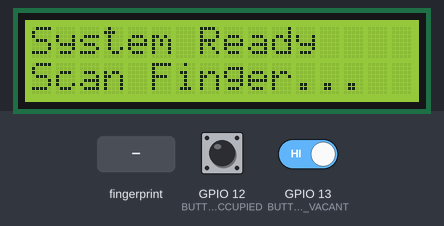
Recording of a sketch running on a simulated ESP32. Parts: 16×2 character LCD. The test bench sets the inputs (shaded band); at power-on: GPIO 12 (BUTTON_OCCUPIED) HIGH, GPIO 13 (BUTTON_VACANT) HIGH. WiFi joins after 1.5 s; servers stay silent unless stated; uploads are accepted with an empty reply; what the sketch prints to the serial monitor is not drawn.

Above: at 10.0 s.
10.1 s: finger stored as number 1 placed on the sensor
At 11.4 s:
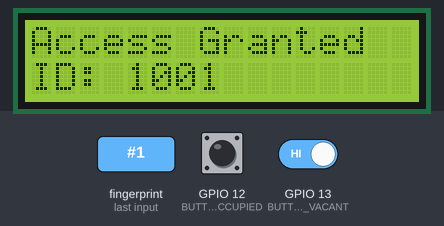
13.1 s: GPIO 12 (BUTTON_OCCUPIED) pulled LOW for 0.15 s
At 14.9 s:
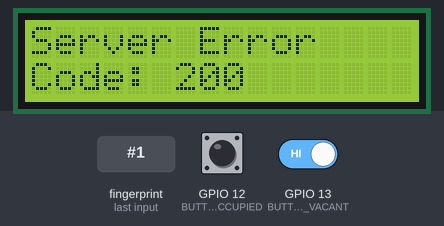
16.2 s: GPIO 12 (BUTTON_OCCUPIED) driven LOW and GPIO 13 (BUTTON_VACANT) driven LOW
At 18.2 s:
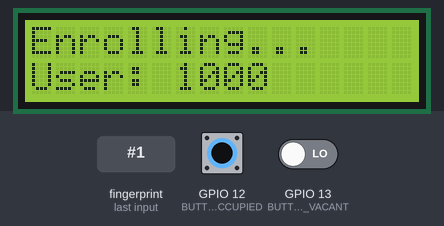
19.2 s: finger stored as number 1 placed on the sensor
At 21.5 s:
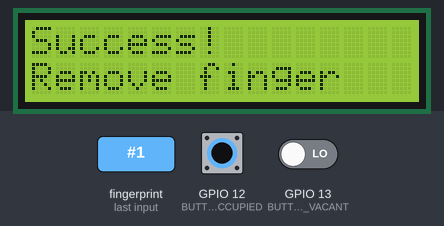
24.3 s: finger stored as number 1 placed on the sensor
At 25.7 s:
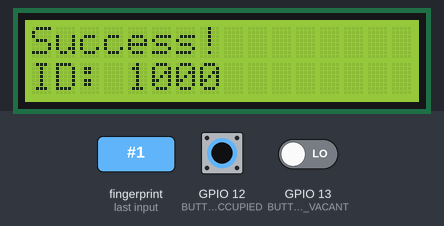
26.0 s: GPIO 12 (BUTTON_OCCUPIED) driven HIGH
Timing chart, 0 to 29.0 s (numbered marks = the images above; inputs shaded):
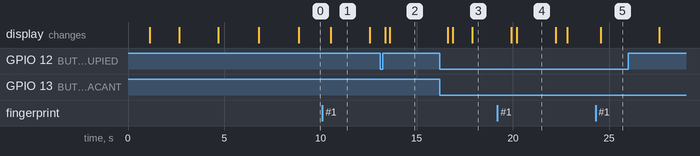

The sketch:

hardware.ino
```cpp
#include <Wire.h>
#include <LiquidCrystal_I2C.h>
#include <Adafruit_Fingerprint.h>
#include <WiFi.h>
#include <HTTPClient.h>
#include <HardwareSerial.h>
#include <ArduinoJson.h>

// ==================== CONFIGURATION ====================
const char* ssid = "Ganesha";
const char* password = "krishna4";
const char* serverUrl = "https://veriloc-api.onrender.com/api/rooms/update";

// Pin Definitions
#define BUTTON_VACANT 13
#define BUTTON_OCCUPIED 12
#define RX_PIN 16
#define TX_PIN 17

// Room Configuration
const String ROOM_NUMBER = "400";

// ==================== HARDWARE SETUP ====================
LiquidCrystal_I2C lcd(0x27, 16, 2);
HardwareSerial mySerial(2);
Adafruit_Fingerprint finger = Adafruit_Fingerprint(&mySerial);

// ==================== ID MAPPING ====================
struct IDMapping {
  uint8_t sensorID;
  uint16_t userID;
};

IDMapping idMappings[127];
int mappingCount = 0;

// ==================== STATE VARIABLES ====================
enum SystemState {
  STATE_IDLE,
  STATE_AUTHENTICATING,
  STATE_AUTHENTICATED,
  STATE_ENROLLING,
  STATE_UPDATING
};

SystemState currentState = STATE_IDLE;
bool isAuthenticated = false;
int authenticatedUserID = 1004;
bool isRoomOccupied = false;
unsigned long lastButtonPress = 0;
const unsigned long DEBOUNCE_DELAY = 300;
const unsigned long AUTH_TIMEOUT = 30000; // 30 seconds
unsigned long authStartTime = 0;

// ==================== SETUP ====================
void setup() {
  Serial.begin(115200);
  Serial.println("\n╔════════════════════════════════════╗");
  Serial.println("║  ROOM MANAGEMENT SYSTEM v2.0       ║");
  Serial.println("╚════════════════════════════════════╝\n");

  // Initialize LCD
  Wire.begin();
  lcd.init();
  lcd.backlight();
  displayMessage("System", "Starting...");
  delay(1000);

  // Initialize Buttons
  pinMode(BUTTON_VACANT, INPUT_PULLUP);
  pinMode(BUTTON_OCCUPIED, INPUT_PULLUP);
  Serial.println("✓ Buttons initialized");

  // Connect to WiFi
  connectWiFi();

  // Initialize Fingerprint Sensor
  initFingerprintSensor();

  // Load ID mappings
  loadIDMappings();

  // System Ready
  Serial.println("\n╔════════════════════════════════════╗");
  Serial.println("║  SYSTEM READY                      ║");
  Serial.println("╚════════════════════════════════════╝");
  displayMessage("System Ready", "Scan Finger...");
  currentState = STATE_IDLE;
}

// ==================== MAIN LOOP ====================
void loop() {
  // Check WiFi connection periodically
  if (WiFi.status() != WL_CONNECTED) {
    reconnectWiFi();
  }

  // State machine
  switch (currentState) {
    case STATE_IDLE:
      handleIdleState();
      break;

    case STATE_AUTHENTICATING:
      handleAuthenticationState();
      break;

    case STATE_AUTHENTICATED:
      handleAuthenticatedState();
      break;

    case STATE_ENROLLING:
      handleEnrollmentState();
      break;

    case STATE_UPDATING:
      // Handled in updateRoomStatus function
      break;
  }

  delay(100);
}

// ==================== ID MAPPING FUNCTIONS ====================
void loadIDMappings() {
  Serial.println("📋 Loading ID mappings...");
  mappingCount = 0;

  for (int sensorID = 1; sensorID <= 127; sensorID++) {
    uint8_t result = finger.loadModel(sensorID);
    if (result == FINGERPRINT_OK) {
      idMappings[mappingCount].sensorID = sensorID;
      idMappings[mappingCount].userID = 1000 + sensorID;

      Serial.print("   Sensor ID ");
      Serial.print(sensorID);
      Serial.print(" → User ID ");
      Serial.println(idMappings[mappingCount].userID);

      mappingCount++;
    }
  }

  Serial.print("✓ Loaded ");
  Serial.print(mappingCount);
  Serial.println(" ID mappings");
}

int getUserIDFromSensor(uint8_t sensorID) {
  for (int i = 0; i < mappingCount; i++) {
    if (idMappings[i].sensorID == sensorID) {
      return idMappings[i].userID;
    }
  }
  return -1;
}

uint8_t getSensorIDFromUser(int userID) {
  for (int i = 0; i < mappingCount; i++) {
    if (idMappings[i].userID == userID) {
      return idMappings[i].sensorID;
    }
  }
  return 0;
}

void addIDMapping(uint8_t sensorID, int userID) {
  if (mappingCount < 127) {
    idMappings[mappingCount].sensorID = sensorID;
    idMappings[mappingCount].userID = userID;
    mappingCount++;

    Serial.print("✓ Added mapping: Sensor ID ");
    Serial.print(sensorID);
    Serial.print(" → User ID ");
    Serial.println(userID);
  }
}

int generateNewUserID() {
  for (int userID = 1000; userID <= 9999; userID++) {
    bool exists = false;
    for (int i = 0; i < mappingCount; i++) {
      if (idMappings[i].userID == userID) {
        exists = true;
        break;
      }
    }
    if (!exists) {
      return userID;
    }
  }
  return -1;
}

// ==================== STATE HANDLERS ====================
void handleIdleState() {
  if (isBothButtonsPressed()) {
    currentState = STATE_ENROLLING;
    return;
  }

  int sensorID = checkFingerprint();

  if (sensorID >= 0) {
    int userID = getUserIDFromSensor(sensorID);

    if (userID > 0) {
      authenticatedUserID = userID;
      isAuthenticated = true;
      authStartTime = millis();
      currentState = STATE_AUTHENTICATED;

      lcd.clear();
      lcd.print("Access Granted");
      lcd.setCursor(0, 1);
      lcd.print("ID: ");
      lcd.print(userID);

      Serial.print("✅ Access Granted | User ID: ");
      Serial.print(userID);
      Serial.print(" (Sensor ID: ");
      Serial.print(sensorID);
      Serial.println(")");
      delay(2000);

      displayMessage("Select Action:", "Occup=12 Vac=13");
    } else {
      lcd.clear();
      lcd.print("Error!");
      lcd.setCursor(0, 1);
      lcd.print("ID Not Mapped");
      Serial.println("❌ Sensor ID found but no user mapping exists");
      delay(2000);
      displayMessage("System Ready", "Scan Finger...");
    }
  } else if (sensorID == -1) {
    lcd.clear();
    lcd.print("Access Denied");
    lcd.setCursor(0, 1);
    lcd.print("Unknown Finger");
    Serial.println("❌ Access Denied - Fingerprint not recognized");
    delay(2000);
    displayMessage("System Ready", "Scan Finger...");
  }
}

void handleAuthenticationState() {
  currentState = STATE_IDLE;
}

void handleAuthenticatedState() {
  if (millis() - authStartTime > AUTH_TIMEOUT) {
    Serial.println("⏱ Authentication timeout");
    resetAuthentication();
    return;
  }

  unsigned long currentTime = millis();

  if (currentTime - lastButtonPress > DEBOUNCE_DELAY) {
    if (digitalRead(BUTTON_OCCUPIED) == LOW) {
      lastButtonPress = currentTime;
      handleOccupiedButton();
    } else if (digitalRead(BUTTON_VACANT) == LOW) {
      lastButtonPress = currentTime;
      handleVacantButton();
    }
  }

  static unsigned long lastDisplayUpdate = 0;
  if (currentTime - lastDisplayUpdate > 5000) {
    displayMessage("Select Action:", "Occup=12 Vac=13");
    lastDisplayUpdate = currentTime;
  }
}

void handleEnrollmentState() {
  Serial.println("\n╔════════════════════════════════════╗");
  Serial.println("║  ENROLLMENT MODE                   ║");
  Serial.println("╚════════════════════════════════════╝");

  displayMessage("Enroll Mode", "Starting...");
  delay(1000);

  enrollNewFingerprint();

  resetAuthentication();
  currentState = STATE_IDLE;
}

// ==================== BUTTON HANDLERS ====================
void handleOccupiedButton() {
  Serial.println("\n🔵 OCCUPIED button pressed");
  isRoomOccupied = true;
  updateRoomStatus("Occupied");
}

void handleVacantButton() {
  Serial.println("\n🟢 VACANT button pressed");
  isRoomOccupied = false;
  updateRoomStatus("Vacant");
}

// ==================== FINGERPRINT FUNCTIONS ====================
int checkFingerprint() {
  uint8_t result = finger.getImage();

  if (result == FINGERPRINT_NOFINGER) {
    return -2;
  }

  if (result != FINGERPRINT_OK) {
    return -2;
  }

  result = finger.image2Tz();
  if (result != FINGERPRINT_OK) {
    return -1;
  }

  result = finger.fingerFastSearch();
  if (result != FINGERPRINT_OK) {
    return -1;
  }

  Serial.print("🔍 Fingerprint matched | Sensor ID: ");
  Serial.print(finger.fingerID);
  Serial.print(" | Confidence: ");
  Serial.println(finger.confidence);

  return finger.fingerID;
}

void enrollNewFingerprint() {
  int sensorID = getNextFreeID();

  if (sensorID == -1) {
    displayMessage("Error!", "Memory Full");
    Serial.println("❌ Enrollment failed - Memory full");
    delay(2000);
    return;
  }

  int newUserID = generateNewUserID();
  if (newUserID == -1) {
    displayMessage("Error!", "No User IDs");
    Serial.println("❌ Enrollment failed - No available user IDs");
    delay(2000);
    return;
  }

  Serial.print("📝 Enrolling new fingerprint");
  Serial.print("\n   Sensor ID: ");
  Serial.print(sensorID);
  Serial.print("\n   User ID: ");
  Serial.println(newUserID);

  displayMessage("Enrolling...", "User: " + String(newUserID));
  Serial.println("   Step 1: Place finger on sensor");
  delay(2000);
  displayMessage("Place finger", "on sensor");

  int result = waitForFingerImage();
  if (result != FINGERPRINT_OK) {
    displayMessage("Error!", "Try Again");
    delay(2000);
    return;
  }

  result = finger.image2Tz(1);
  if (result != FINGERPRINT_OK) {
    displayMessage("Error!", "Scan Failed");
    delay(2000);
    return;
  }

  displayMessage("Success!", "Remove finger");
  Serial.println("   ✓ First scan captured");
  delay(2000);

  displayMessage("Enrolling...", "Remove finger");
  while (finger.getImage() != FINGERPRINT_NOFINGER) {
    delay(100);
  }
  delay(500);

  displayMessage("Enrolling...", "Place AGAIN");
  Serial.println("   Step 2: Place same finger again");

  result = waitForFingerImage();
  if (result != FINGERPRINT_OK) {
    displayMessage("Error!", "Try Again");
    delay(2000);
    return;
  }

  result = finger.image2Tz(2);
  if (result != FINGERPRINT_OK) {
    displayMessage("Error!", "Scan Failed");
    delay(2000);
    return;
  }

  Serial.println("   ✓ Second scan captured");

  displayMessage("Processing...", "Please wait");
  result = finger.createModel();

  if (result != FINGERPRINT_OK) {
    displayMessage("Error!", "Mismatch");
    Serial.println("❌ Fingerprints did not match");
    delay(2000);
    return;
  }

  result = finger.storeModel(sensorID);

  if (result == FINGERPRINT_OK) {
    addIDMapping(sensorID, newUserID);

    displayMessage("Success!", "ID: " + String(newUserID));
    Serial.print("✅ Enrollment successful!");
    Serial.print("\n   Sensor ID: ");
    Serial.print(sensorID);
    Serial.print("\n   User ID: ");
    Serial.println(newUserID);
    delay(3000);
  } else {
    displayMessage("Error!", "Store Failed");
    Serial.println("❌ Failed to store fingerprint");
    delay(2000);
  }
}

int getNextFreeID() {
  Serial.println("🔍 Searching for free sensor ID slot...");

  for (int id = 1; id <= 127; id++) {
    uint8_t result = finger.loadModel(id);
    if (result != FINGERPRINT_OK) {
      Serial.print("   Found free slot at Sensor ID: ");
      Serial.println(id);
      return id;
    }
  }

  Serial.println("   No free slots available");
  return -1;
}

int waitForFingerImage() {
  int timeout = 100;

  while (timeout > 0) {
    uint8_t result = finger.getImage();

    if (result == FINGERPRINT_OK) {
      return FINGERPRINT_OK;
    }

    delay(100);
    timeout--;
  }

  return FINGERPRINT_TIMEOUT;
}

// ==================== NETWORK FUNCTIONS ====================
void connectWiFi() {
  displayMessage("Connecting", "WiFi...");
  Serial.print("📡 Connecting to WiFi: ");
  Serial.println(ssid);

  WiFi.begin(ssid, password);

  int attempts = 0;
  while (WiFi.status() != WL_CONNECTED && attempts < 20) {
    delay(500);
    Serial.print(".");
    attempts++;
  }

  if (WiFi.status() == WL_CONNECTED) {
    Serial.println("\n✅ WiFi Connected!");
    Serial.print("   IP Address: ");
    Serial.println(WiFi.localIP());
    displayMessage("WiFi Connected", WiFi.localIP().toString());
    delay(2000);
  } else {
    Serial.println("\n❌ WiFi Connection Failed!");
    displayMessage("WiFi Failed!", "Check Config");
    delay(2000);
  }
}

void reconnectWiFi() {
  Serial.println("⚠ WiFi disconnected. Reconnecting...");
  displayMessage("WiFi Lost!", "Reconnecting...");
  WiFi.disconnect();
  delay(1000);
  connectWiFi();
}

void updateRoomStatus(String status) {
  currentState = STATE_UPDATING;

  if (WiFi.status() != WL_CONNECTED) {
    displayMessage("Error!", "No WiFi");
    Serial.println("❌ Cannot update - No WiFi connection");
    delay(2000);
    resetAuthentication();
    return;
  }

  HTTPClient http;
  http.begin(serverUrl);
  http.addHeader("Content-Type", "application/json");
  http.setTimeout(10000);

  // Create JSON object using ArduinoJson
  StaticJsonDocument<200> doc;
  doc["roomNumber"] = ROOM_NUMBER;
  doc["status"] = status;
  doc["fingerprintID"] = authenticatedUserID;

  // Serialize to string
  String payload;
  serializeJson(doc, payload);

  // Log the payload for debugging
  Serial.println("📤 JSON payload:");
  Serial.println(payload);
  Serial.println("   Payload length: " + String(payload.length()));
  for (int i = 0; i < payload.length(); i++) {
    Serial.print("   Pos ");
    Serial.print(i);
    Serial.print(": '");
    Serial.print(payload[i]);
    Serial.print("' (ASCII: ");
    Serial.print((int)payload[i]);
    Serial.println(")");
  }

  displayMessage("Updating...", status);
  Serial.println("\n📤 Sending update to server:");
  Serial.println("   Room: " + ROOM_NUMBER);
  Serial.println("   Status: " + status);
  Serial.println("   User ID: " + String(authenticatedUserID));

  int httpCode = http.POST(payload);

  if (httpCode > 0) {
    String response = http.getString();
    Serial.print("✅ Server response (Code ");
    Serial.print(httpCode);
    Serial.println("):");
    Serial.println(response);

    StaticJsonDocument<512> responseDoc;
    DeserializationError error = deserializeJson(responseDoc, response);

    if (!error && responseDoc["message"]) {
      String msg = responseDoc["message"].as<String>();
      if (msg.length() <= 16) {
        displayMessage("Server Msg", msg);
      } else {
        String line1 = msg.substring(0, 16);
        String line2 = msg.substring(16, min((int)msg.length(), 32));
        displayMessage(line1, line2);
      }
      Serial.println("   Server Message: " + msg);
    } else {
      if (httpCode == 500) {
        displayMessage("Server Error", "Status Failed");
      } else if (httpCode == 403) {
        displayMessage("Error 403", "Unauthorized");
      } else if (httpCode == 404) {
        displayMessage("Error 404", "Room Not Found");
      } else {
        displayMessage("Server Error", "Code: " + String(httpCode));
      }
      if (error) {
        Serial.println("   JSON parsing error: " + String(error.c_str()));
      }
    }
  } else {
    displayMessage("Error!", "No Response");
    Serial.print("❌ HTTP Error: ");
    Serial.println(http.errorToString(httpCode));
  }

  http.end();
  delay(3000);
  resetAuthentication();
}

// ==================== SENSOR INITIALIZATION ====================
void initFingerprintSensor() {
  displayMessage("Initializing", "Sensor...");
  Serial.println("🔧 Initializing fingerprint sensor...");

  int baudRates[] = {57600, 9600, 19200, 38400, 115200};
  bool sensorFound = false;

  for (int i = 0; i < 5; i++) {
    Serial.print("   Trying baud rate: ");
    Serial.println(baudRates[i]);

    mySerial.end();
    delay(100);
    mySerial.begin(baudRates[i], SERIAL_8N1, RX_PIN, TX_PIN);
    delay(500);

    finger.begin(baudRates[i]);
    delay(500);

    if (finger.verifyPassword()) {
      Serial.print("✅ Fingerprint sensor detected at ");
      Serial.print(baudRates[i]);
      Serial.println(" baud");

      finger.getTemplateCount();
      Serial.print("   Stored fingerprints: ");
      Serial.println(finger.templateCount);

      displayMessage("Sensor Ready", String(finger.templateCount) + " prints");
      delay(2000);
      sensorFound = true;
      break;
    }
  }

  if (!sensorFound) {
    Serial.println("❌ Fingerprint sensor not found at any baud rate!");
    Serial.println("\n   Troubleshooting steps:");
    Serial.println("   1. Check wiring:");
    Serial.println("      - Sensor RX -> ESP32 TX (Pin 17)");
    Serial.println("      - Sensor TX -> ESP32 RX (Pin 16)");
    Serial.println("      - VCC -> 3.3V (NOT 5V for some sensors)");
    Serial.println("      - GND -> GND");
    Serial.println("   2. Check power supply (sensor needs stable power)");
    Serial.println("   3. Try swapping RX/TX pins");
    Serial.println("   4. Verify sensor model compatibility");

    displayMessage("Sensor Error!", "Check Wiring");
    Serial.println("\n⚠ System will continue without sensor for debugging");
    delay(5000);
  }
}

// ==================== UTILITY FUNCTIONS ====================
void displayMessage(String line1, String line2) {
  lcd.clear();
  lcd.setCursor(0, 0);
  lcd.print(line1);
  if (line2.length() > 0) {
    lcd.setCursor(0, 1);
    lcd.print(line2);
  }
}

void resetAuthentication() {
  isAuthenticated = false;
  authenticatedUserID = -1;
  authStartTime = 0;
  currentState = STATE_IDLE;
  displayMessage("System Ready", "Scan Finger...");
  Serial.println("\n🔄 System reset to idle state");
}

bool isBothButtonsPressed() {
  return (digitalRead(BUTTON_VACANT) == LOW &&
          digitalRead(BUTTON_OCCUPIED) == LOW);
}

// ==================== DEBUG FUNCTIONS ====================
void printSystemStatus() {
  Serial.println("\n╔════════════════════════════════════╗");
  Serial.println("║  SYSTEM STATUS                     ║");
  Serial.println("╚════════════════════════════════════╝");
  Serial.print("State: ");
  Serial.println(currentState);
  Serial.print("Authenticated: ");
  Serial.println(isAuthenticated ? "Yes" : "No");
  Serial.print("User ID: ");
  Serial.println(authenticatedUserID);
  Serial.print("Room Status: ");
  Serial.println(isRoomOccupied ? "Occupied" : "Vacant");
  Serial.print("WiFi: ");
  Serial.println(WiFi.status() == WL_CONNECTED ? "Connected" : "Disconnected");
  Serial.print("ID Mappings: ");
  Serial.println(mappingCount);
  Serial.println("════════════════════════════════════════\n");
}
```

Measured:
- after the input at 10.1 s, the display: changes after 0.43 s (image 1)
- after the input at 13.1 s, the display: first changes after 0.27 s (image 2 shows a later state)
- after the input at 16.2 s, the display: first differs from a run without the input after 0.67 s (image 3 shows a later state)
- after the input at 19.2 s, the display: first differs from a run without the input after 1.0 s (image 4)
- after the input at 24.3 s, the display: changes after 0.27 s (image 5)
- what the display in image 1 shows lasts 2.1 s, from 10.5 s to 12.6 s
